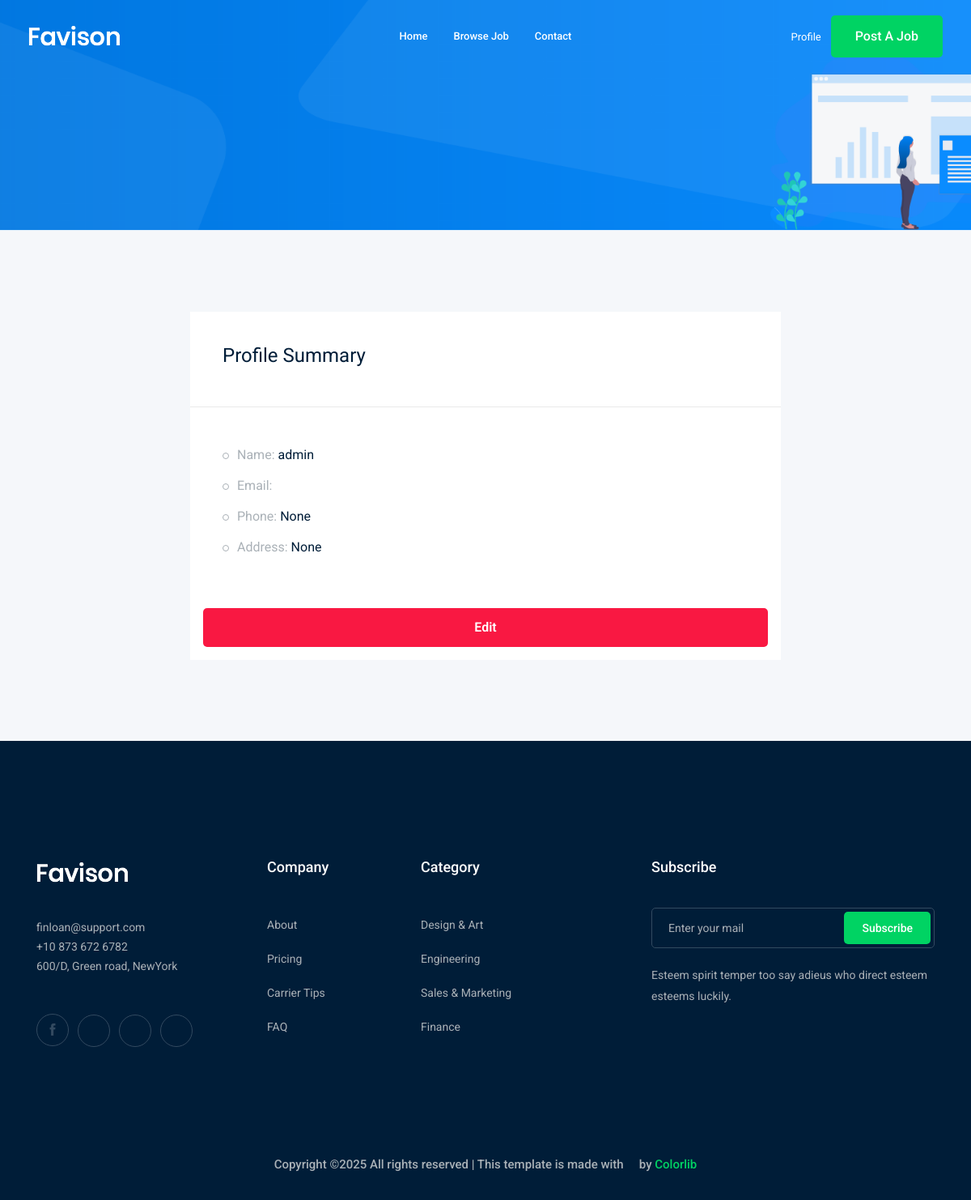
/accounts/profile/ (signed in), run on the app's committed database.
### accounts/models.py (models this page shows, shortened)
class Profile(models.Model):
    user= models.OneToOneField(User, on_delete=models.CASCADE)
    country= CountryField(blank= True, null= True)
    phone_number = PhoneNumberField(blank= True, null= True)
    image = models.ImageField(upload_to="profile/", blank= True, null= True)

### accounts/views.py (the view)
# urls.py: path('profile/', views.profile, name='profile'),
def profile(request):
    profile= Profile.objects.get(user= request.user)
    context={'profile': profile}
    return render(request, 'accounts/profile.html', context)

### accounts/templates/accounts/profile.html (shortened to what this page needs)
{% extends 'base.html' %}
{% load bootstrap5 %}
{% block body %}
    <div class="bradcam_area bradcam_bg_1">
        <div class="container">
            <div class="row">
                <div class="col-xl-12">
                </div>
            </div>
        </div>
    </div>
    <div class="job_details_area">
        <div class="container">
            <div class="row">
                <div class="col-lg-8 mx-auto">
                    <div class="job_sumary">
                        <div class="summery_header">
                            <h3>Profile Summary</h3>
                        </div>
                        <div class="job_content">
                            <ul>
                                <li>Name: <span>{{profile.user.username}}</span></li>
                                <li>Email: </li>
                                <li>Phone: <span>{{profile.phone_number}}</span></li>
                                <li>Address: <span>{{profile.country}}</span></li>
                            </ul>
                        </div>
                        <div class="p-3">
                            <a href="{% url 'accounts:profile_edit'%} " class="boxed-btn2 w-100 text-center fw-bold">Edit</a>
                        </div>
                    </div>
                </div>
            </div>
        </div>
    </div>
    {% endblock body %}

### data on the page
Profile: user.username "admin", phone_number "None", country "None"
